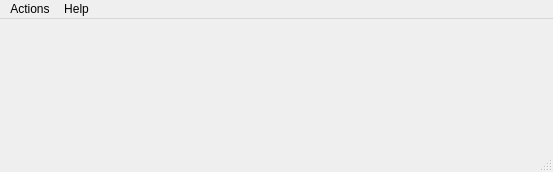
<?xml version="1.0" encoding="UTF-8"?>
<ui version="4.0">
 <class>CSyntroDBClass</class>
 <widget class="QMainWindow" name="CSyntroDBClass">
  <property name="geometry">
   <rect>
    <x>0</x>
    <y>0</y>
    <width>553</width>
    <height>172</height>
   </rect>
  </property>
  <property name="windowTitle">
   <string>SyntroDB</string>
  </property>
  <widget class="QWidget" name="centralWidget"/>
  <widget class="QMenuBar" name="menuBar">
   <property name="geometry">
    <rect>
     <x>0</x>
     <y>0</y>
     <width>553</width>
     <height>21</height>
    </rect>
   </property>
   <widget class="QMenu" name="menuFile">
    <property name="title">
     <string>Actions</string>
    </property>
    <addaction name="actionBasicSetup"/>
    <addaction name="actionConfiguration"/>
    <addaction name="separator"/>
    <addaction name="actionExit"/>
   </widget>
   <widget class="QMenu" name="menuHelp">
    <property name="title">
     <string>Help</string>
    </property>
    <addaction name="actionAbout"/>
   </widget>
   <addaction name="menuFile"/>
   <addaction name="menuHelp"/>
  </widget>
  <widget class="QStatusBar" name="statusBar"/>
  <action name="actionExit">
   <property name="text">
    <string>Exit</string>
   </property>
   <property name="iconVisibleInMenu">
    <bool>false</bool>
   </property>
  </action>
  <action name="actionConfigure">
   <property name="text">
    <string>Configure ...</string>
   </property>
  </action>
  <action name="actionAbout">
   <property name="text">
    <string>About</string>
   </property>
  </action>
  <action name="actionBasicSetup">
   <property name="text">
    <string>Basic setup</string>
   </property>
  </action>
  <action name="actionConfiguration">
   <property name="text">
    <string>Configuration</string>
   </property>
  </action>
 </widget>
 <layoutdefault spacing="6" margin="11"/>
 <resources/>
 <connections/>
</ui>
